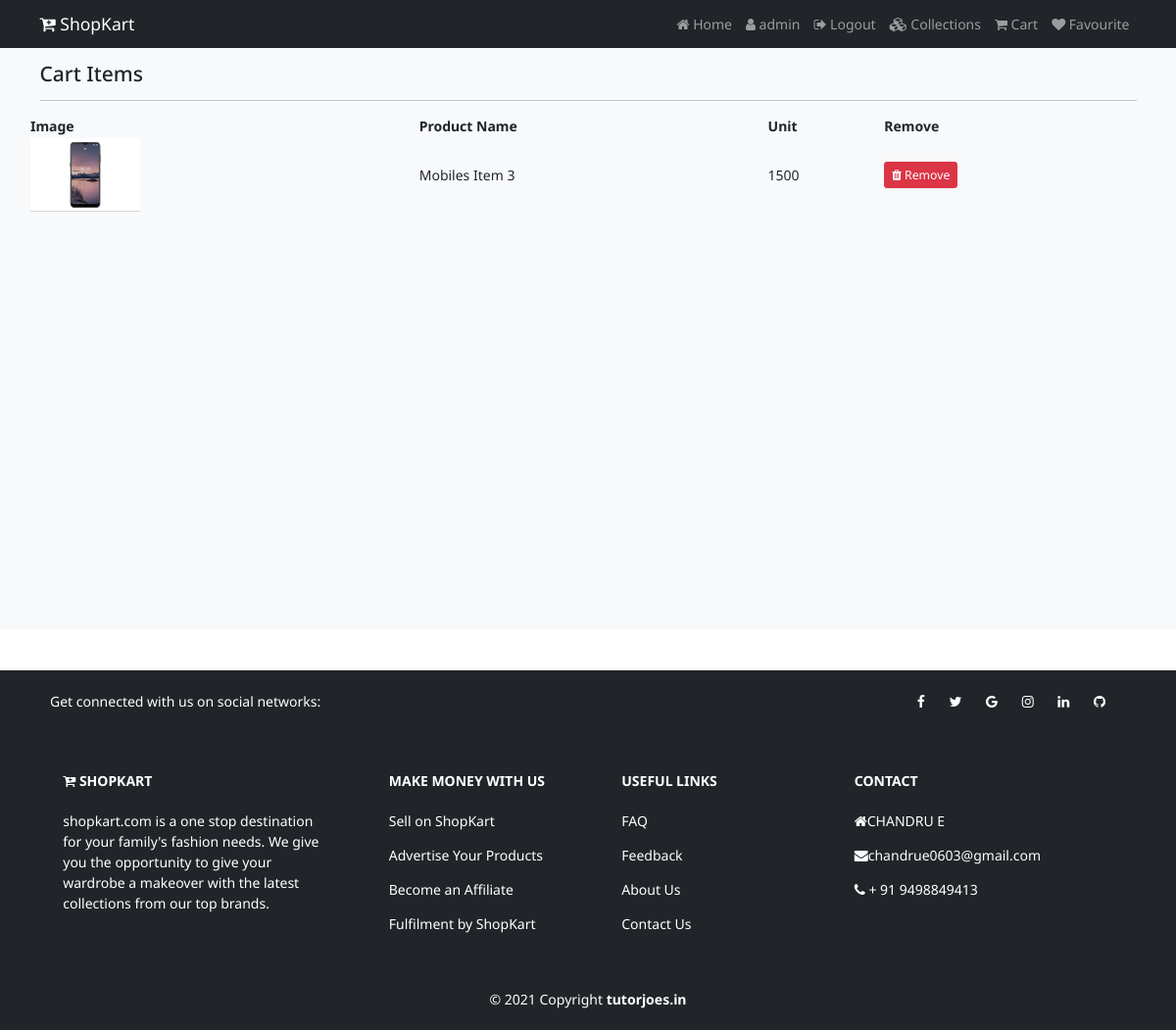
/favviewpage (signed in), run on the app's committed database.
### shop/models.py (models this page shows, shortened)
class Favourite(models.Model):
	user=models.ForeignKey(User,on_delete=models.CASCADE)
	product=models.ForeignKey(Product,on_delete=models.CASCADE)
	created_at=models.DateTimeField(auto_now_add=True)

class Product(models.Model):
  category=models.ForeignKey(Catagory,on_delete=models.CASCADE)
  name=models.CharField(max_length=150,null=False,blank=False)
  vendor=models.CharField(max_length=150,null=False,blank=False)
  product_image=models.ImageField(upload_to=getFileName,null=True,blank=True)
  quantity=models.IntegerField(null=False,blank=False)
  original_price=models.FloatField(null=False,blank=False)
  selling_price=models.FloatField(null=False,blank=False)
  description=models.TextField(max_length=500,null=False,blank=False)
  status=models.BooleanField(default=False,help_text="0-show,1-Hidden")
  trending=models.BooleanField(default=False,help_text="0-default,1-Trending")
  created_at=models.DateTimeField(auto_now_add=True)

### shop/views.py (the view)
# urls.py: path('favviewpage',views.favviewpage,name="favviewpage"),
def favviewpage(request):
  if request.user.is_authenticated:
    fav=Favourite.objects.filter(user=request.user)
    return render(request,"shop/fav.html",{"fav":fav})
  else:
    return redirect("/")

### shop/templates/shop/fav.html (shortened to what this page needs)
{% extends 'shop/layouts/main.html' %}
{% block content %}
  <section class="bg-light py-4 my-5" style="min-height:600px;">
    <div class="container">
      <div class="row">
        <div class="col-12">
          <h4 class="mb-3">Cart  Items</h4>
          <hr style="border-color:#b8bfc2;">
        </div>
        <table>
            <tr>
                <th>Image</th>
                <th>Product Name</th>
                <th>Unit</th>
                <th>Remove</th>
            </tr>
            {% for item in fav %}
           <tr>
              <td><img src="{{item.product.product_image.url}}" height="75px" alt="{{item.product.name}}"></td>
              <td>{{item.product.name}}</td>
              <td>{{item.product.selling_price | stringformat:'d'}}</td>
              <td><a href="{% url 'remove_fav' item.id %}"  onclick="return confirm('Are you sure? to Remove')"  class="btn btn-danger btn-sm"><i class="fa fa-trash"></i> Remove</a></td>
            </tr>
            {% endfor %}
        </table>
      </div>
      </div>
  </section>
{% endblock content %}

### shop/templates/shop/inc/navbar.html (shortened to what this page needs)
<nav class="navbar navbar-expand-lg  navbar-dark bg-dark fixed-top">
  <div class="container">
    <a class="navbar-brand" href="{% url 'home' %}"><i class="fa fa-cart-plus"></i> ShopKart</a>
    <div class="collapse navbar-collapse" id="navbarNavAltMarkup">
      <div class="navbar-nav ms-auto">
        <a class="nav-link" aria-current="page" href="{% url 'home' %}"><i class="fa fa-home"></i> Home</a>
        {% if request.user.is_authenticated %}
          <a class="nav-link" aria-current="page" href="#"><i class="fa fa-user"></i> {{request.user}}</a>
          <a class="nav-link" aria-current="page" href="{% url 'logout' %}"><i class="fa fa-sign-out"></i> Logout</a>
        {% else %}
          <a class="nav-link" href="{% url 'login' %}"><i class="fa fa-sign-in"></i> Login</a>
          <a class="nav-link" href="{% url 'register' %}"><i class="fa fa-users"></i> Register</a>
        {% endif %}
          <a class="nav-link" href="{% url 'collections' %}"><i class="fa fa-cubes"></i> Collections</a>
          <a class="nav-link" href="{% url 'cart' %}"><i class="fa fa-shopping-cart"></i> Cart</a>
          <a class="nav-link" href="{% url 'favviewpage' %}"><i class="fa fa-heart"></i> Favourite</a>
      </div>
    </div>
  </div>
</nav>

### static/css/style.css (style rules this page uses)
html { font-size: 14px; }
body { font-family: 'Noto Sans', sans-serif; }
a { text-decoration: none; }

### data on the page
Favourite: product.product_image (picture), product.name "Mobiles Item 3", product.selling_price "1500"

### other printed values
{{ request.user }} "admin"
